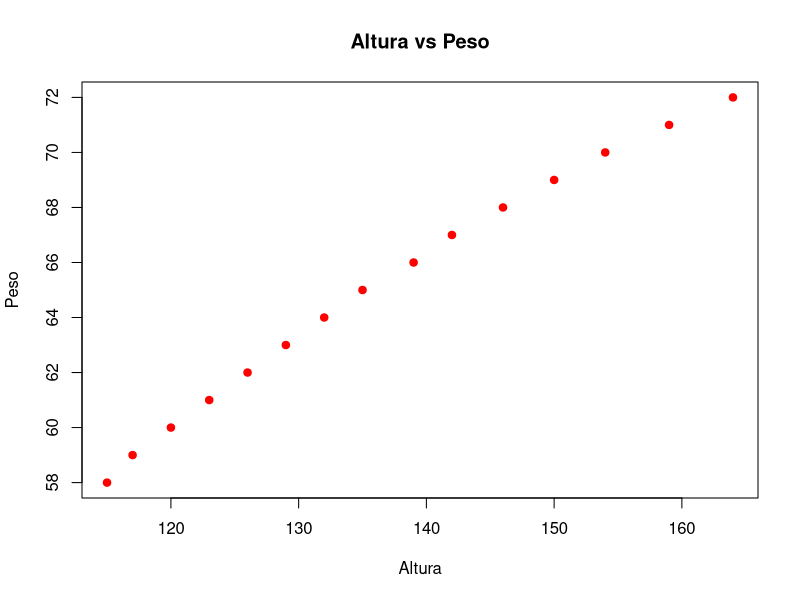
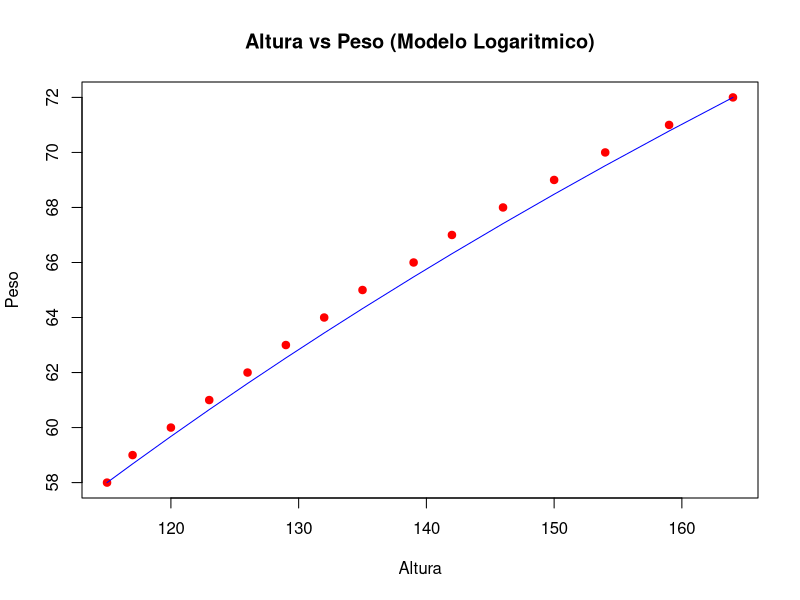
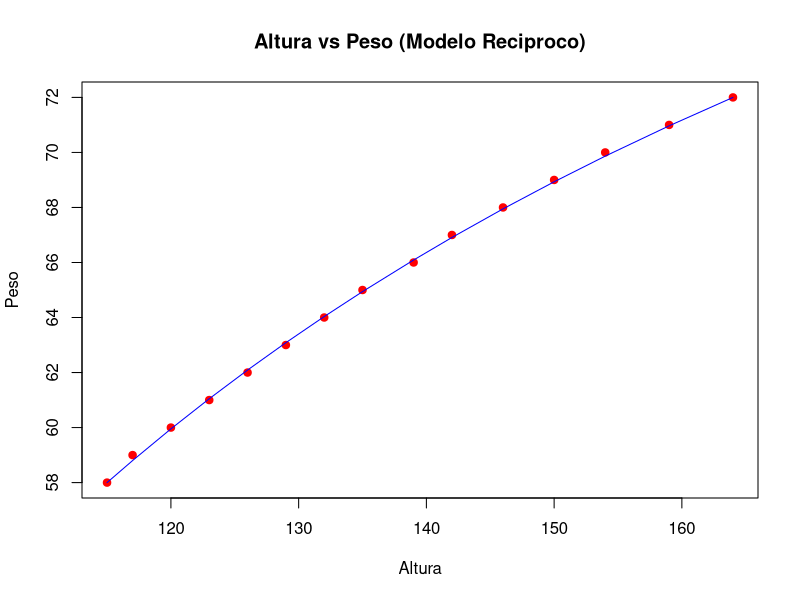

Write R code to recreate these figures, in order.
## ---- chunk 1
knitr::opts_chunk$set(echo = TRUE)
knitr::opts_knit$set(root.dir = "../../") # set working directory to project root
library(openxlsx)
library(here)
## ---- chunk 2
data <- read.xlsx(here("mrl/class26022026/laboratory4.xlsx"), sheet = 1)
data
## ---- chunk 3
plot(
  data$altura,
  data$peso,
  main = "Altura vs Peso",
  xlab = "Altura",
  ylab = "Peso",
  pch = 19,
  col = 'red'
)
## ---- chunk 4
data$log_altura <- log(data$altura)
log_model <- lm(peso ~ log_altura, data = data)
summary(log_model)
## ---- chunk 5
cat("Intercepto: ", coef(log_model)[1], "\n")
cat("Pendiente: ", coef(log_model)[2], "\n")
## ---- chunk 6
log_formula <- function(x) {
  coef(log_model)[1] + coef(log_model)[2] * log(x)
}
## ---- chunk 7
plot(
  data$altura,
  data$peso,
  main = "Altura vs Peso (Modelo Logaritmico)",
  xlab = "Altura",
  ylab = "Peso",
  pch = 19,
  col = 'red'
)
par(new = T)
plot(
    data$altura,
    log_formula(data$altura),
    col = 'blue',
    type = 'l',
    lwd = 1,
    main = "",
    xlab = "",
    ylab = "",
    axes = F
)
## ---- chunk 8
data$reciprocal_altura <- 1 / data$altura
reciprocal_model <- lm(peso ~ reciprocal_altura, data = data)
summary(reciprocal_model)
## ---- chunk 9
cat("Intercepto: ", coef(reciprocal_model)[1], "\n")
cat("Pendiente: ", coef(reciprocal_model)[2], "\n")
## ---- chunk 10
reciprocal_formula <- function(x) {
  coef(reciprocal_model)[1] + coef(reciprocal_model)[2] * 1 / x
}
## ---- chunk 11
plot(
  data$altura,
  data$peso,
  main = "Altura vs Peso (Modelo Reciproco)",
  xlab = "Altura",
  ylab = "Peso",
  pch = 19,
  col = 'red'
)
par(new = T)
plot(
    data$altura,
    reciprocal_formula(data$altura),
    col = 'blue',
    type = 'l',
    lwd = 1,
    main = "",
    xlab = "",
    ylab = "",
    axes = F
)
